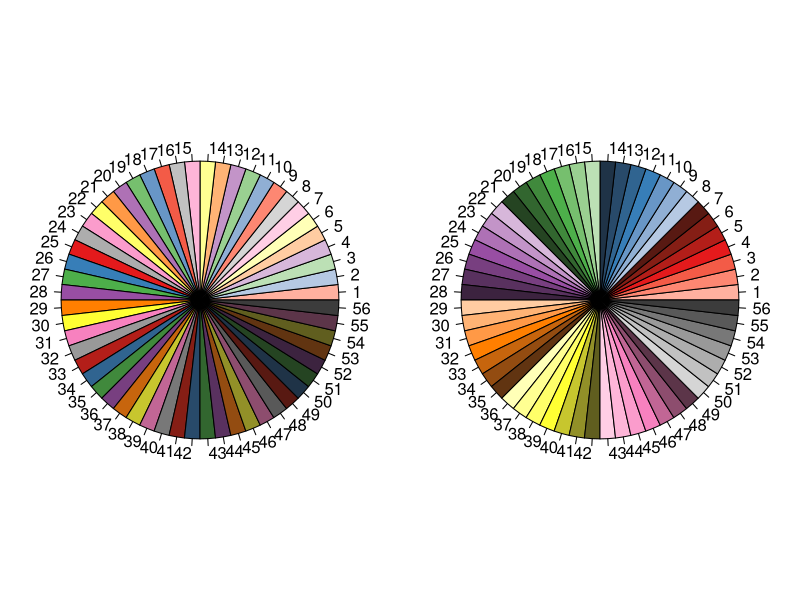

Source code (R):
library(colorspace)
library(RColorBrewer)

wheel <- function(col, radius = 1, ...)
	pie(rep(1, length(col)), col = col, radius = radius, ...)

set1 = as(hex2RGB(brewer.pal(9,"Set1")[-7]), "LAB")

black = as(hex2RGB("#000000"), "LAB")
white = as(hex2RGB("#FFFFFF"), "LAB")

s = c()
for(alpha in rev(seq(0,0.6,length.out=4))) {
	m = mixcolor(alpha, set1, white)
	s = c(s,hex(m,fixup=TRUE))
}
for(alpha in seq(0,0.6,length.out=4)[-1]) {
	m = mixcolor(alpha, set1, black)
	s = c(s,hex(m,fixup=TRUE))
}
mat = matrix(1:length(s),ncol=8, byrow=TRUE)

par(mfrow=c(1,2),mai=c(0.5,0.5,0.5,0.5))

wheel(s)
wheel(s[mat])


d = cbind(coords(hex2RGB(s)),1.0)
d = apply(d, 1, function(x) paste(sprintf("%0.16f",x),collapse=',' ))
d = paste("{",d,"}",sep="",collapse=",\n")
